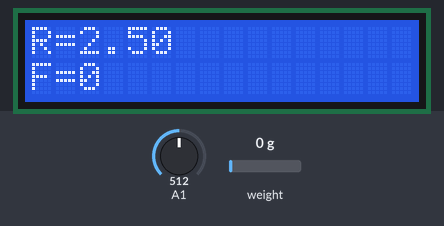
The sketch below on a simulated Arduino Uno, built with avr-gcc and run on an emulated ATmega328P. On the bench: 16×2 character LCD. Inputs (shaded band) come from the test bench; at power-on: weight on the scale 0 g, A1 = 512. What the sketch prints to the serial monitor is not drawn.

Above: at 1.2 s.
1.3 s: weight on the scale set to 100 g
At 2.3 s:
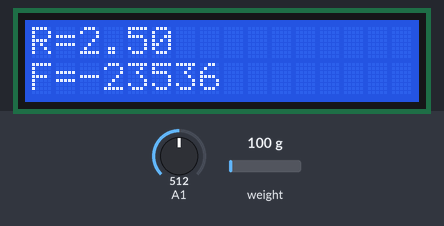
2.9 s: A1 set to 716
At 3.2 s:
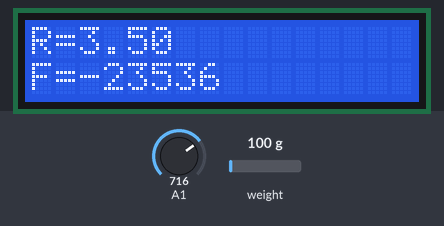
4.4 s: weight on the scale set to 1250 g
At 5.1 s:
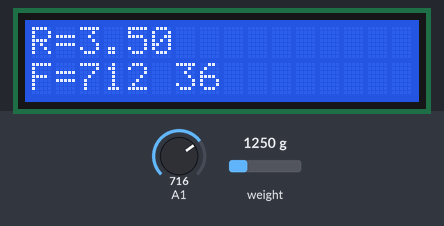
5.9 s: A1 set to 900
At 6.7 s:
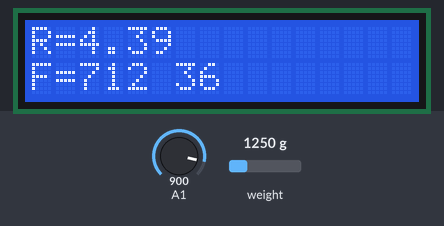
7.4 s: weight on the scale set to 4900 g
At 8.2 s:
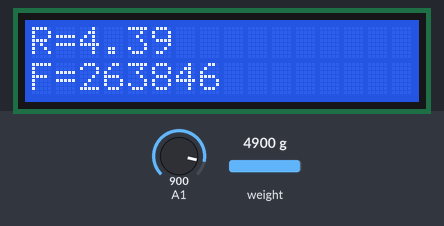
8.9 s: A1 set to 1010
At 10.0 s:
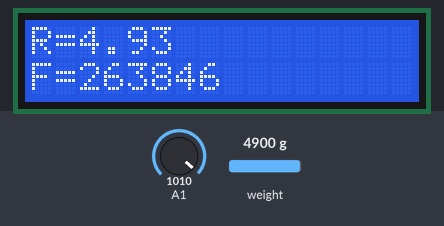
Timing chart, 0 to 11.4 s (numbered marks = the images above; inputs shaded):
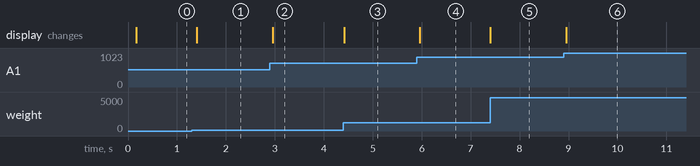

The sketch:

tenzo.ino
```cpp
#include <hx711.h>
Hx711 scale(A2, A3);

#include <stdint.h>

#include <LiquidCrystal.h>
LiquidCrystal lcd(13,12,11,10,9,8);

// подключаем необходимые библиотеки и указываем пины, к которым подключены усилитель сигнала для тензорезистора, lCD экран и
// переобозначаем длинное Adafruit_MLX90614() в mlx

float r = 0; // сопротивление переменного резистора
int f = 0; // сила приложенная к тензорезистору

void setup()
{
  Serial.begin (9600); // обозначаем передачу данных на компьютер со скоростью 9600 бит/с
  lcd.begin(16, 2); // включаем экран, обозначаем что он имеет 2 строки по 16 символов
}

void loop() {
  f = scale.getGram(); // считываем значение усилия на тензорезистор
  r = analogRead(A1)*5.0/1024.0; // считываем значение сопротивления

  Serial.print(f);
  Serial.print(' ');
  Serial.print(r);
  Serial.print('\n');
  // передаем полученные значаения на компьютер

  lcd.setCursor(0,0); // выставляем курсор на экране
  lcd.print("R=");
  lcd.print(r);

  lcd.setCursor(0,1); // выставляем курсор на 2 строку
  lcd.print("F=");
  // печатаем данные на экране

// код ниже предназначен для того, чтобы обеспечить правильный вывод данных на экран
// Так как при выводе, например, значения 123, а затем 17 на экране высветится 173,
// чтобы избежать этого символы следующие за 17 заполняются пробелами
  if (f < 10)
  {
    lcd.print(f);
    lcd.print("   ");
  }
  if ((f < 100)&&(f > 10))
  {
    lcd.print(f);
    lcd.print("  ");
  }
  if ((f < 1000)&&(f > 100))
  {
    lcd.print(f);
    lcd.print(" ");
  }
  if (f > 1000)
  {
    lcd.print(f);
  }
}
```

Measured:
- after the input at 1.3 s, the display: changes after 0.10 s (image 1)
- after the input at 2.9 s, the display: changes after 0.06 s (image 2)
- after the input at 4.4 s, the display: changes at once (image 3)
- after the input at 5.9 s, the display: changes after 0.06 s (image 4)
- after the input at 7.4 s, the display: changes at once (image 5)
- after the input at 8.9 s, the display: changes after 0.06 s (image 6)
